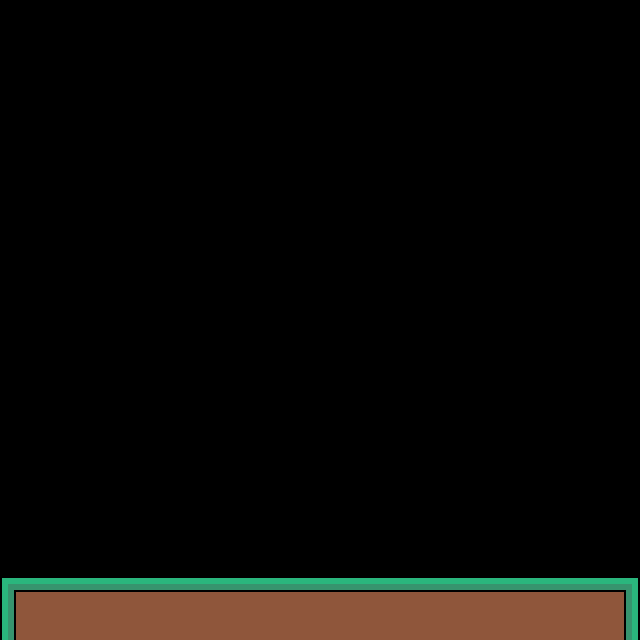

A level layout from a 2D game, rendered from its tile map. Below: a short description, then the map file with its tile-grid data intact:
An orthogonal 20x20 tile map with 32x32 px tiles, 1 tile layer (ground) and 5 objects (2x stone, object, player, fren).

<map version="1.10" tiledversion="1.12.2" orientation="orthogonal" renderorder="right-down" width="20" height="20" tilewidth="32" tileheight="32" infinite="0" nextlayerid="3" nextobjectid="16">
 <tileset firstgid="1" source="../tilesets/0.tsx" />
 <layer id="1" name="ground" width="20" height="20">
  <data encoding="csv">
0,0,0,0,0,0,0,0,0,0,0,0,0,0,0,0,0,0,0,0,
0,0,0,0,0,0,0,0,0,0,0,0,0,0,0,0,0,0,0,0,
0,0,0,0,0,0,0,0,0,0,0,0,0,0,0,0,0,0,0,0,
0,0,0,0,0,0,0,0,0,0,0,0,0,0,0,0,0,0,0,0,
0,0,0,0,0,0,0,0,0,0,0,0,0,0,0,0,0,0,0,0,
0,0,0,0,0,0,0,0,0,0,0,0,0,0,0,0,0,0,0,0,
0,0,0,0,0,0,0,0,0,0,0,0,0,0,0,0,0,0,0,0,
0,0,0,0,0,0,0,0,0,0,0,0,0,0,0,0,0,0,0,0,
0,0,0,0,0,0,0,0,0,0,0,0,0,0,0,0,0,0,0,0,
0,0,0,0,0,0,0,0,0,0,0,0,0,0,0,0,0,0,0,0,
0,0,0,0,0,0,0,0,0,0,0,0,0,0,0,0,0,0,0,0,
0,0,0,0,0,0,0,0,0,0,0,0,0,0,0,0,0,0,0,0,
0,0,0,0,0,0,0,0,0,0,0,0,0,0,0,0,0,0,0,0,
0,0,0,0,0,0,0,0,0,0,0,0,0,0,0,0,0,0,0,0,
0,0,0,0,0,0,0,0,0,0,0,0,0,0,0,0,0,0,0,0,
0,0,0,0,0,0,0,0,0,0,0,0,0,0,0,0,0,0,0,0,
0,0,0,0,0,0,0,0,0,0,0,0,0,0,0,0,0,0,0,0,
0,0,0,0,0,0,0,0,0,0,0,0,0,0,0,0,0,0,0,0,
1,2,2,2,2,2,2,2,2,2,2,2,2,2,2,2,2,2,2,3,
17,18,18,18,18,18,18,18,18,18,18,18,18,18,18,18,18,18,18,19
</data>
 </layer>
 <objectgroup id="2" name="objects">
  <object id="2" name="object" x="0" y="576" width="640" height="32" />
  <object id="3" name="player" x="32" y="576">
   <point />
  </object>
  <object id="4" name="fren" x="608" y="576">
   <point />
  </object>
  <object id="9" name="stone" x="256" y="480" width="32" height="96" />
  <object id="10" name="stone" x="352" y="480" width="32" height="96" />
 </objectgroup>
</map>
